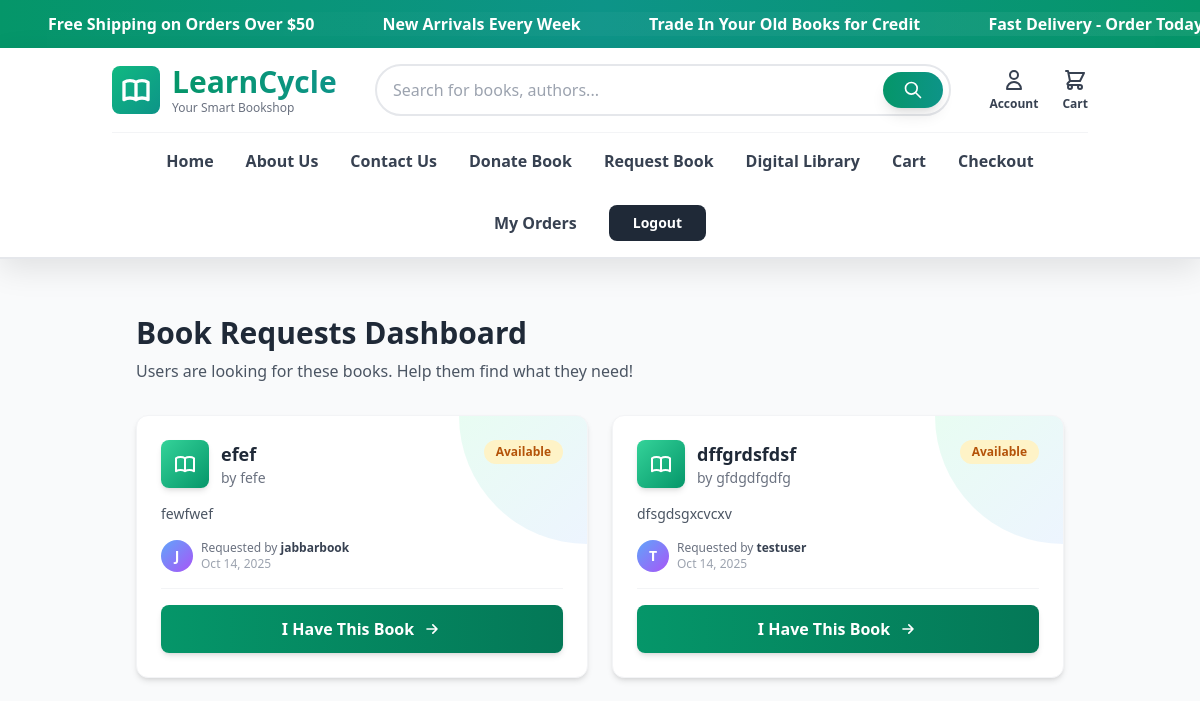
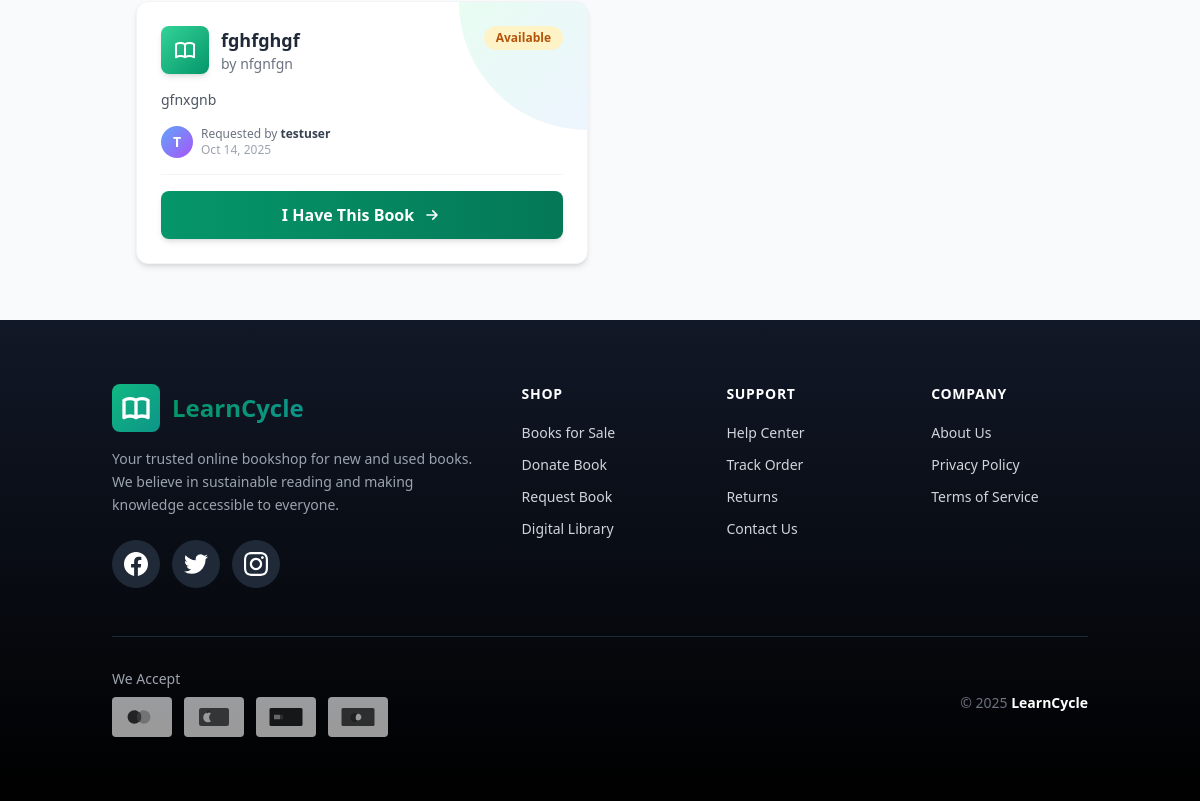
Before: /seller-dashboard/ (signed in) with the older database file (2 pictures, top to bottom).
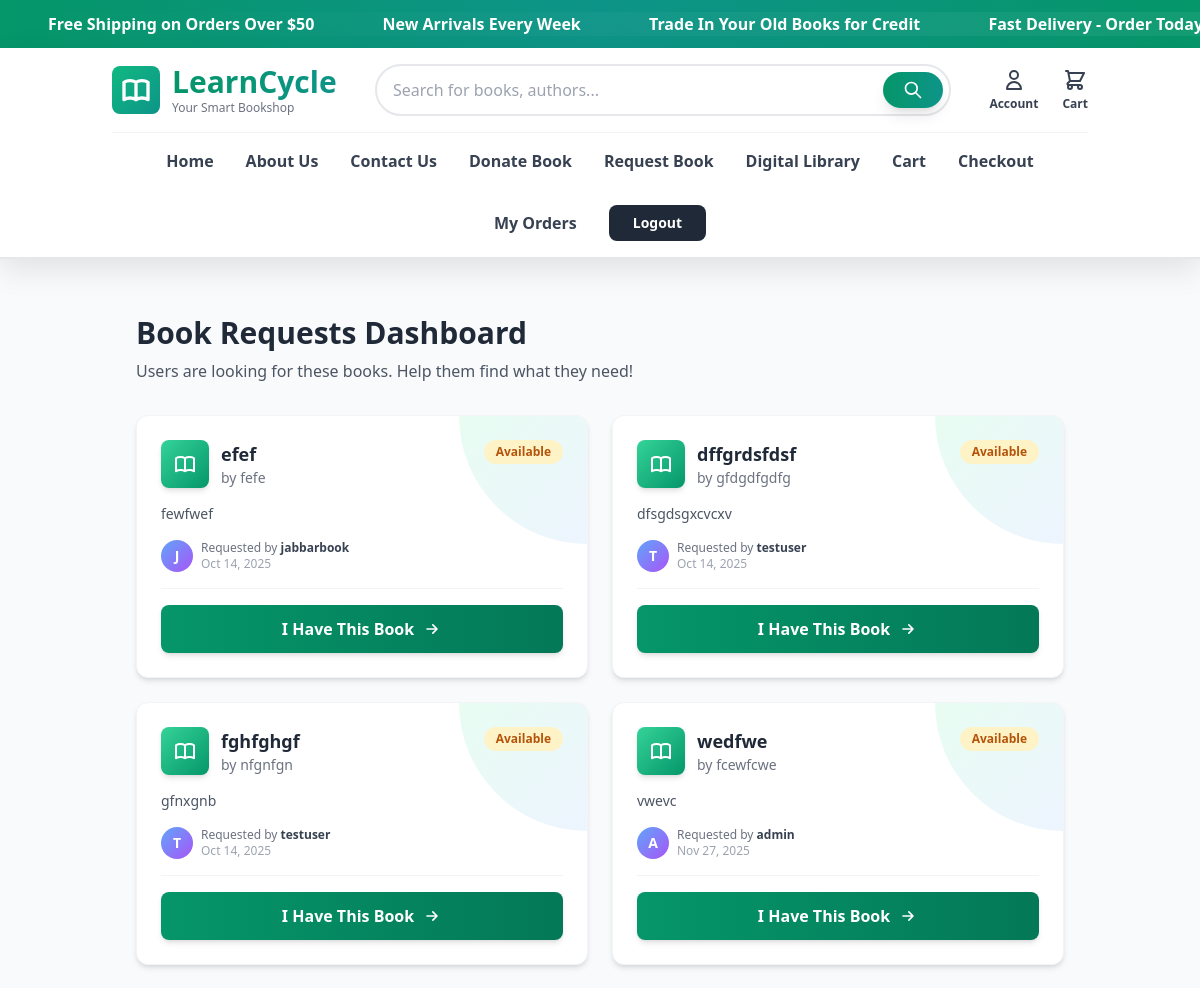
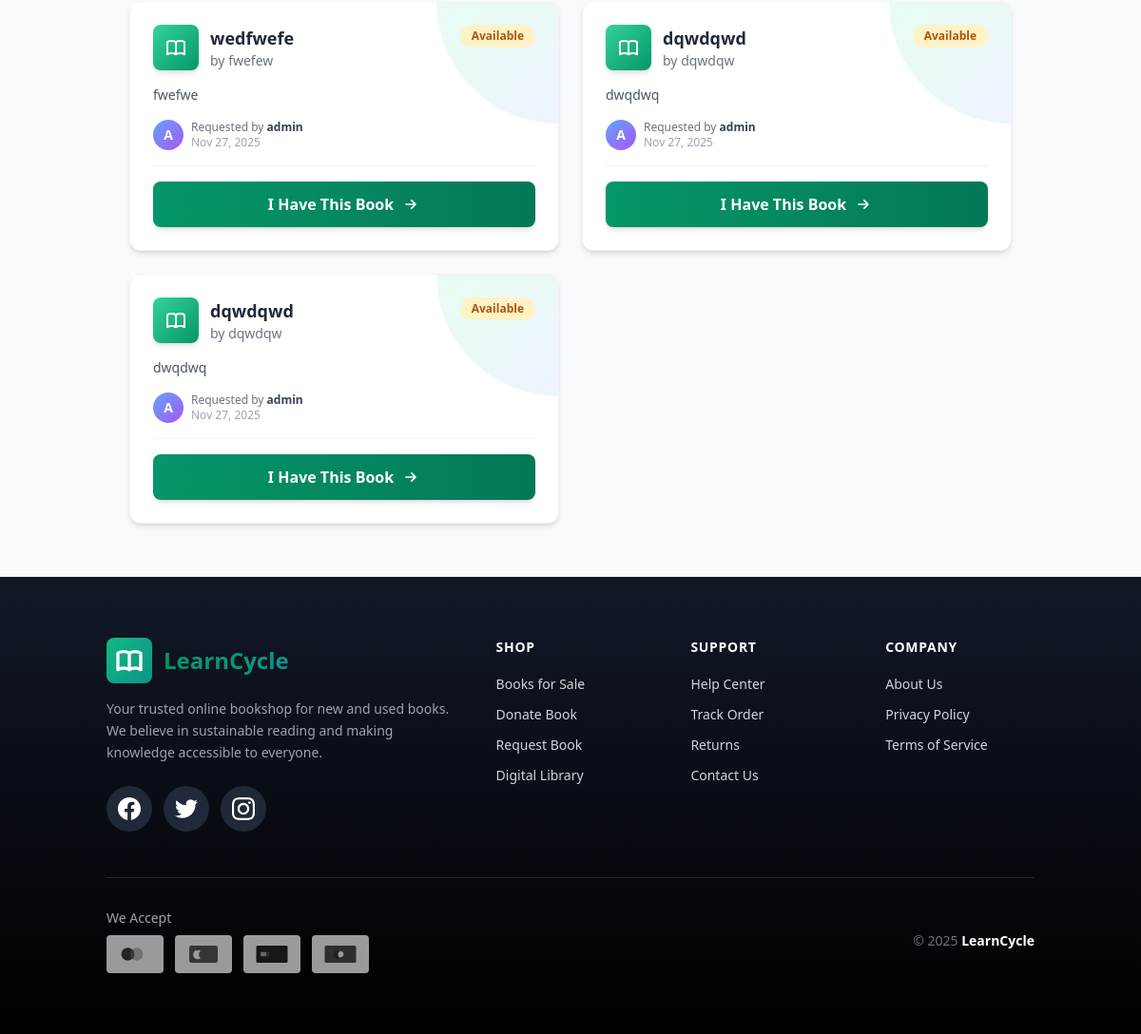
After: the same page with the newer database file (2 pictures, top to bottom).
### requests/models.py (models this page shows, shortened)
class BookRequest(models.Model):
    user = models.ForeignKey(User, on_delete=models.CASCADE)
    title = models.CharField(max_length=200)
    author = models.CharField(max_length=200)
    description = models.TextField(blank=True)
    category = models.ForeignKey(Category, on_delete=models.SET_NULL, null=True, blank=True)
    is_fulfilled = models.BooleanField(default=False)
    created_at = models.DateTimeField(auto_now_add=True)
    donation = models.ForeignKey(
        Donation,
        on_delete=models.SET_NULL,
        null=True,
        blank=True,
        related_name='requests'
    )
    book = models.ForeignKey(
        Book,
        on_delete=models.SET_NULL,
        null=True,
        blank=True,
        related_name='requested_books'  # ✅ No colon
    )
    matched_book = models.ForeignKey(
        Book,
        on_delete=models.SET_NULL,
        null=True,
        blank=True,
        related_name='matched_requests'  # ✅ No colon
    )
    is_fulfilled = models.BooleanField(default=False)
    created_at = models.DateTimeField(auto_now_add=True)
    reply_message = models.TextField(blank=True, null=True)
    replied_at = models.DateTimeField(null=True, blank=True)

### books/views.py (the view)
# urls.py: path('seller-dashboard/', views.seller_dashboard, name='seller_dashboard'),
@login_required
def seller_dashboard(request):
    pending_requests = BookRequest.objects.filter(is_fulfilled=False)
    return render(request, 'books/seller_dashboard.html', {
        'pending_requests': pending_requests
    })

### templates/books/seller_dashboard.html (shortened to what this page needs)
{% extends 'base.html' %}
{% block content %}
<div class="max-w-6xl mx-auto p-6">
  <div class="mb-8">
    <h2 class="text-3xl font-bold text-gray-800 mb-2">Book Requests Dashboard</h2>
    <p class="text-gray-600">Users are looking for these books. Help them find what they need!</p>
  </div>
  {% if pending_requests %}
    <div class="grid gap-6 md:grid-cols-2 lg:grid-cols-2">
      {% for req in pending_requests %}
        <div class="group relative bg-white rounded-xl shadow-md hover:shadow-xl transition-all duration-300 overflow-hidden border border-gray-100 hover:border-emerald-300">
          <div class="absolute top-0 right-0 w-32 h-32 bg-gradient-to-br from-emerald-100 to-blue-100 rounded-bl-full opacity-50 group-hover:opacity-70 transition-opacity"></div>
          <div class="relative p-6">
            <div class="flex items-start justify-between mb-4">
              <div class="flex items-center space-x-3">
                <div class="flex-shrink-0 w-12 h-12 bg-gradient-to-br from-emerald-400 to-emerald-600 rounded-lg flex items-center justify-center shadow-md">
                </div>
                <div>
                  <h3 class="font-bold text-lg text-gray-800 group-hover:text-emerald-700 transition-colors">{{ req.title }}</h3>
                  <p class="text-sm text-gray-500 font-medium">by {{ req.author }}</p>
                </div>
              </div>
              {% if req.matched_book %}
                <span class="flex-shrink-0 bg-green-100 text-green-700 text-xs font-semibold px-3 py-1 rounded-full">
                  ✓ Listed
                </span>
              {% else %}
                <span class="flex-shrink-0 bg-amber-100 text-amber-700 text-xs font-semibold px-3 py-1 rounded-full">
                  Available
                </span>
              {% endif %}
            </div>
            <p class="text-gray-600 text-sm mb-4 line-clamp-2">{{ req.description|truncatewords:15 }}</p>
            <div class="flex items-center space-x-2 mb-4 pb-4 border-b border-gray-100">
              <div class="w-8 h-8 bg-gradient-to-br from-blue-400 to-purple-500 rounded-full flex items-center justify-center text-white font-semibold text-sm">
                {{ req.user.username|slice:":1"|upper }}
              </div>
              <div>
                <p class="text-xs text-gray-500">
                  Requested by <span class="font-semibold text-gray-700">{{ req.user.username }}</span>
                </p>
                <p class="text-xs text-gray-400">{{ req.created_at|date:"M d, Y" }}</p>
              </div>
            </div>
            {% if not req.matched_book %}
              <a href="{% url 'books:sell_book_for_request' req.id %}" class="block w-full text-center bg-gradient-to-r from-emerald-600 to-emerald-700 text-white px-4 py-3 rounded-lg font-semibold hover:from-emerald-700 hover:to-emerald-800 transform hover:scale-105 transition-all duration-200 shadow-md hover:shadow-lg">
                <span class="flex items-center justify-center space-x-2">
                  <span>I Have This Book</span>
                  <svg class="w-5 h-5" fill="none" stroke="currentColor" viewBox="0 0 24 24">
                    <path stroke-linecap="round" stroke-linejoin="round" stroke-width="2" d="M13 7l5 5m0 0l-5 5m5-5H6"></path>
                  </svg>
                </span>
              </a>
            {% endif %}
          </div>
        </div>
      {% endfor %}
    </div>
  {% endif %}
</div>
{% endblock %}

Changed rows visible on the page:
added BookRequest: title "wedfwe", author "fcewfcwe", shows "Available", description "vwevc", user.username "A", user.username "admin", created_at "Nov 27, 2025", shows "I Have This Book"
added BookRequest: title "wedfwefe", author "fwefew", shows "Available", description "fwefwe", user.username "A", user.username "admin", created_at "Nov 27, 2025", shows "I Have This Book"
added BookRequest: title "dqwdqwd", author "dqwdqw", shows "Available", description "dwqdwq", user.username "A", user.username "admin", created_at "Nov 27, 2025", shows "I Have This Book"
added BookRequest: title "dqwdqwd", author "dqwdqw", shows "Available", description "dwqdwq", user.username "A", user.username "admin", created_at "Nov 27, 2025", shows "I Have This Book"
